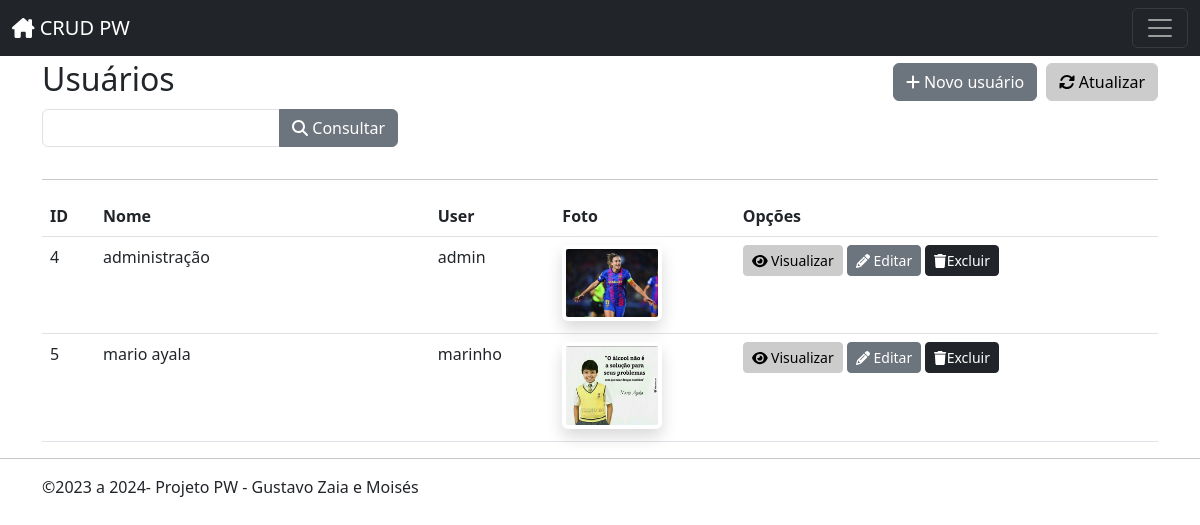
Before: /usuarios/index.php with the older database file.
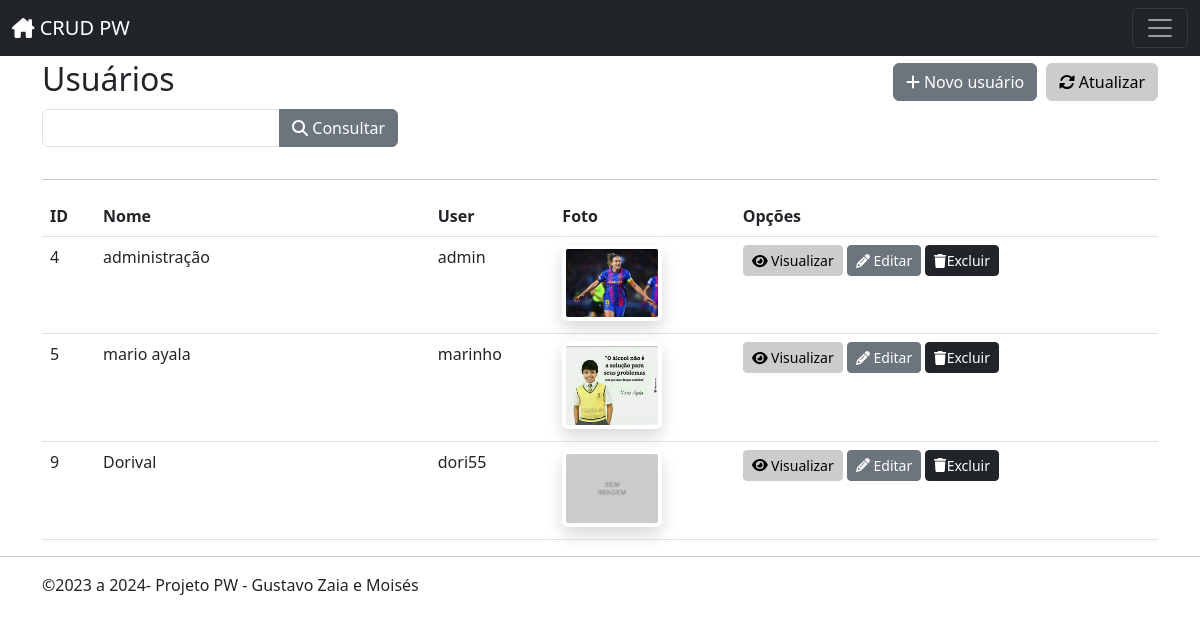
After: the same page with the newer database file.
### tables this page shows
CREATE TABLE `usuarios` (
  `id` int(11) NOT NULL,
  `nome` varchar(50) NOT NULL,
  `user` varchar(50) NOT NULL,
  `password` varchar(100) NOT NULL,
  `foto` varchar(50) DEFAULT NULL
);

### inc/database.php (called while the page is built, shortened)
<?php
function open_database()
{
	$servername = "localhost";
	$username = "root";
	$password = "";
	try {
		$conn = new PDO("mysql:host=$servername;dbname=wda_crud", $username, $password);
		$conn->setAttribute(PDO::ATTR_ERRMODE, PDO::ERRMODE_EXCEPTION);
		return $conn;
	} catch (Exception $e) {
		echo $e->getMessage();
		return null;
	}
}
function find($table = null, $id = null)
{
	try {
		$database = open_database();
		$found = null;
		if ($id) {
			$stmt = $database->prepare("SELECT * FROM " . $table . " WHERE id = ?");
			$stmt->bindParam(1, $id);
			$stmt->execute();
			if($stmt->rowCount() > 0) {
				$found = $stmt->fetch(PDO::FETCH_ASSOC);
			}
		} else {
			$stmt = $database->prepare("SELECT * FROM " . $table);
			$stmt->execute();
			if ($stmt->rowCount() > 0) {
				$found = $stmt->fetchAll(PDO::FETCH_ASSOC);
			}
		}
	} catch (Exception $e) {
		$_SESSION['message'] = $e->GetMessage();
		$_SESSION['type'] = 'danger';
	}
	return $found;
}
function find_all($table)
{
	return find($table);
}

### usuarios/functions.php (called while the page is built, shortened)
<?php
    function index() {
        if(!empty($_POST['users'])) {
            $usuarios = filter("usuarios", "%" . $_POST['users'] . "%");
        } else{
            $usuarios = find_all("usuarios");
        }
    }
?>

### usuarios/index.php (the view, shortened to what this page needs)
<?php
include('functions.php');
index();
?>
    <header style="margin-top: 10px;">
        <div class="row">
            <div class="col-sm-6">
                <h2>Usuários</h2>
            </div>
            <div class="col-sm-6 text-end h2">
                <a class="btn btn-secondary" href="add.php"><i class="fa fa-plus"></i> Novo usuário</a>
                <a class="btn btn-light" href="index.php"><i class="fas fa-sync-alt"></i> Atualizar</a>
            </div>
        </div>
    </header>
        <form name="filtro" action="index.php" method="post">
            <div class="row">
                <div class="form-group col-md-4">
                    <div class="input-group mb-3">
                        <input type="text" class="form-control" maxlength="80" name="users" required>
                        <button type="submit" class="btn btn-secondary"><i class="fas fa-search"></i> Consultar</button>
                    </div>
                </div>
            </div>
        </form>
    <hr>
    <table class="table table-hover">
        <thead>
            <tr>
                <th>ID</th>
                <th width="30%">Nome</th>
                <th>User</th>
                <th>Foto</th>
                <th class="text-start">Opções</th>
            </tr>
        </thead>
        <tbody>
            <?php if ($usuarios) : ?>
                <?php foreach ($usuarios as $usuario) :
                    ?>
                    <tr>
                        <td><?php echo $usuario['id']; ?></td>
                        <td><?php echo $usuario['nome']; ?></td>
                        <td><?php echo $usuario['user']; ?></td>
                        <td>
                       <?php
                            if(!empty($usuario['foto'])){
                                echo '<img src="fotos/' . $usuario['foto']  . '" alt="" class="shadow p-1 mb-1 bg-body rounded" width="100px">';
                            }else{
                                echo '<img src="fotos/sem_imagem.jpg" alt="" class="shadow p-1 mb-1 bg-body rounded" width="100px">';
                            }
                       ?>
                       </td>
                        <td class="actions text-start">
                            <a href="view.php?id=<?php echo $usuario['id']; ?>" class="btn btn-sm btn-light"><i class="fa fa-eye"></i> Visualizar</a>
                            <a href="edit.php?id=<?php echo $usuario['id']; ?>" class="btn btn-sm btn-secondary"><i class="fa fa-pencil"></i> Editar</a>
                            <button type="button" class="btn btn-sm btn-dark" data-bs-toggle="modal"
                            data-bs-custumer="<?php echo $usuario['id'];?>" data-bs-target="#exampleModal">
                                <i class="fa fa-trash"></i>Excluir
                            </button>
                        </td>
                    </tr>
                <?php endforeach; ?>
            <?php else : ?>
                <tr>
                    <td colspan="6">Nenhum registro encontrado.</td>
                </tr>
            <?php endif; ?>
        </tbody>
    </table>

Changed rows visible on the page:
added usuarios: id "9", nome "Dorival", user "dori55"
